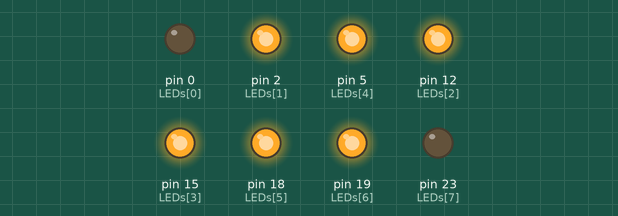
Simulated run of this sketch. Board: Arduino Mega 2560, built with avr-gcc and run on an emulated ATmega2560. On the bench: output pins drawn as LEDs (lit = HIGH).

Above: at 0.2 s.
At 1.2 s:
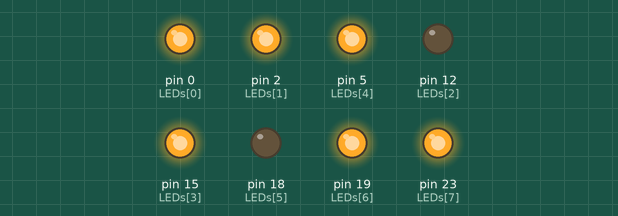
At 2.7 s:
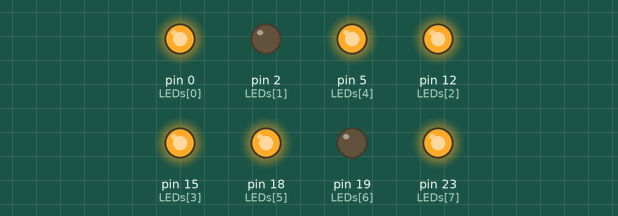
At 3.7 s:
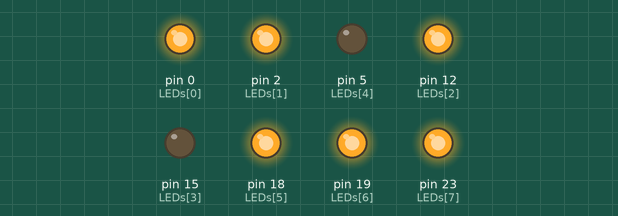
Timing chart, 0 to 4.6 s (numbered marks = the images above):
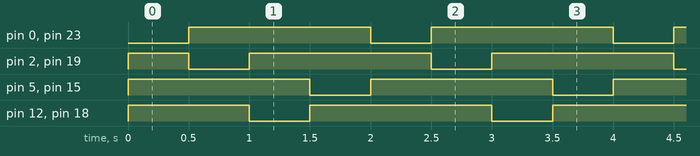

The sketch:

3_3.ino
```cpp
int LEDs[] = {0, 2, 12, 15, 5, 18, 19, 23};
int i;
int front = 0;
int rear = 7;
void setup() {
  for(i = 0; i < 8; i ++){
    pinMode(LEDs[i], OUTPUT);
  }
}
void loop() {
  for(i = 0; i < 8; i++){
    if(i == front || i == rear){
      digitalWrite(LEDs[i], LOW);
    }else{
      digitalWrite(LEDs[i], HIGH);
    }
  }
  front++;
  rear--;
  if(front == 4){
    front = 0;
  }
  if(rear == 3){
    rear = 7;
  }
  delay(500);
}
```

Measured:
- by itself, pin 0 (LEDs[0]), pin 5 (LEDs[4]), pin 15 (LEDs[3]), pin 23 (LEDs[7]): alternates HIGH for 1.5 s and LOW for 0.50 s
- by itself, pin 2 (LEDs[1]), pin 12 (LEDs[2]), pin 18 (LEDs[5]), pin 19 (LEDs[6]): repeats every 2.0 s: LOW 0.50 s, HIGH 1.5 s
- by itself, everything shown: repeats every 2.0 s, in 4 steps
